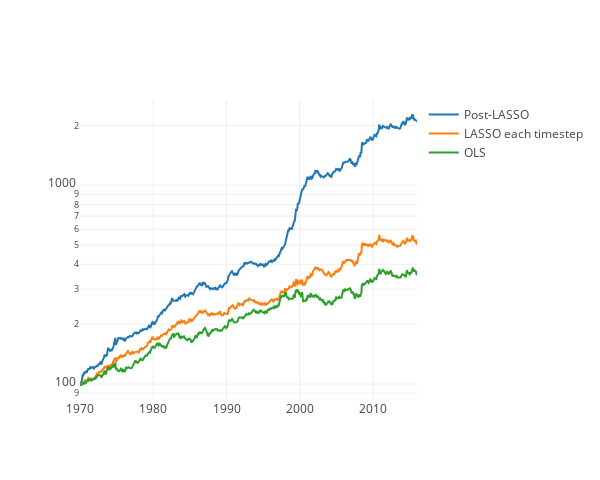

Source (notebook cell):
### Code cell
mychart([perf_post_LASSO, perf_LASSO_each_timestep, perf_OLS],["Post-LASSO", "LASSO each timestep", "OLS"])

### Figure 1 — Plotly figure (JSON) as saved in the notebook; plotly's stock layout.template omitted (floating-point values rounded to 4 significant figures; data arrays with more than 128 entries replaced by an {"elided": "..."} marker saying what was removed)
{"data": [{"mode": "line", "name": "Post-LASSO", "type": "scatter", "x": {"elided": "564 float values"}, "y": {"elided": "564 float values"}}, {"mode": "line", "name": "LASSO each timestep", "type": "scatter", "x": {"elided": "564 float values"}, "y": {"elided": "564 float values"}}, {"mode": "line", "name": "OLS", "type": "scatter", "x": {"elided": "564 float values"}, "y": {"elided": "564 float values"}}], "layout": {"autosize": false, "height": 480, "width": 600, "yaxis": {"autorange": true, "type": "log"}}}
